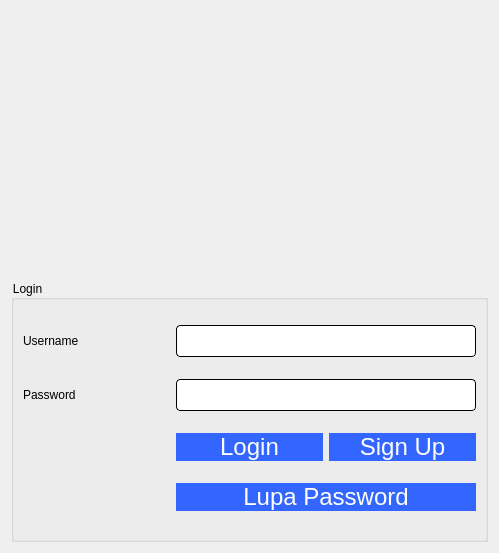
<?xml version="1.0" encoding="UTF-8"?>
<ui version="4.0">
 <class>Login</class>
 <widget class="QDialog" name="Login">
  <property name="geometry">
   <rect>
    <x>0</x>
    <y>0</y>
    <width>499</width>
    <height>553</height>
   </rect>
  </property>
  <property name="windowTitle">
   <string>Dialog</string>
  </property>
  <layout class="QVBoxLayout" name="verticalLayout">
   <item>
    <layout class="QHBoxLayout" name="horizontalLayout_2">
     <item>
      <spacer name="horizontalSpacer_3">
       <property name="orientation">
        <enum>Qt::Horizontal</enum>
       </property>
       <property name="sizeHint" stdset="0">
        <size>
         <width>138</width>
         <height>20</height>
        </size>
       </property>
      </spacer>
     </item>
     <item>
      <widget class="QLabel" name="label_5">
       <property name="text">
        <string/>
       </property>
       <property name="pixmap">
        <pixmap resource="icons.qrc">:/login-book.png</pixmap>
       </property>
      </widget>
     </item>
     <item>
      <spacer name="horizontalSpacer_4">
       <property name="orientation">
        <enum>Qt::Horizontal</enum>
       </property>
       <property name="sizeHint" stdset="0">
        <size>
         <width>128</width>
         <height>20</height>
        </size>
       </property>
      </spacer>
     </item>
    </layout>
   </item>
   <item>
    <widget class="QGroupBox" name="loginGroup">
     <property name="styleSheet">
      <string notr="true">font: 16pt &quot;Comic Sans MS&quot;;
border-color: rgb(196, 178, 255);
border-color: rgb(170, 0, 255);
color: rgb(0, 0, 0);</string>
     </property>
     <property name="title">
      <string>Login</string>
     </property>
     <layout class="QGridLayout" name="gridLayout_2">
      <item row="0" column="0">
       <widget class="QLabel" name="label_7">
        <property name="styleSheet">
         <string notr="true">font: 10pt &quot;Comic Sans MS&quot;;</string>
        </property>
        <property name="text">
         <string>Username</string>
        </property>
       </widget>
      </item>
      <item row="2" column="2">
       <widget class="QPushButton" name="signUpButton">
        <property name="styleSheet">
         <string notr="true">QPushButton{
border-radius:15px;
padding : 0 4px;
background: #3366FF;
border -radius:10px;
color: rgb(255, 255, 255);
font: 24px
}
QPushButton:hover:!pressed

{
background:#4f85e2;
}
QToolButton
{

border-radius:10px;
bacground:red;
color:red;
}

QPushButton:pressed
{
              font-size: 19px;
              transition: 0.9s; 
}</string>
        </property>
        <property name="text">
         <string>Sign Up</string>
        </property>
       </widget>
      </item>
      <item row="3" column="1" colspan="2">
       <widget class="QPushButton" name="forgetPasswdBtn">
        <property name="focusPolicy">
         <enum>Qt::ClickFocus</enum>
        </property>
        <property name="styleSheet">
         <string notr="true">QPushButton{
border-radius:15px;
padding : 0 4px;
background: #3366FF;
border -radius:10px;
color: rgb(255, 255, 255);
font: 24px
}
QPushButton:hover:!pressed

{
background:#4f85e2;
}
QToolButton
{

border-radius:10px;
bacground:red;
color:red;
}</string>
        </property>
        <property name="text">
         <string>Lupa Password</string>
        </property>
       </widget>
      </item>
      <item row="0" column="1" colspan="2">
       <widget class="QLineEdit" name="username">
        <property name="styleSheet">
         <string notr="true">QLineEdit{
	background-color: rgb(255, 255, 255);
	 border: 1px  solid;
     border-radius: 4px;
	font: 24px
}</string>
        </property>
       </widget>
      </item>
      <item row="1" column="0">
       <widget class="QLabel" name="label_6">
        <property name="styleSheet">
         <string notr="true">font: 10pt &quot;Comic Sans MS&quot;;</string>
        </property>
        <property name="text">
         <string>Password</string>
        </property>
       </widget>
      </item>
      <item row="1" column="1" colspan="2">
       <widget class="QLineEdit" name="password">
        <property name="styleSheet">
         <string notr="true">QLineEdit{
	background-color: rgb(255, 255, 255);
	 border: 1px  solid;
     border-radius: 4px;
	font:24px
}</string>
        </property>
        <property name="echoMode">
         <enum>QLineEdit::Password</enum>
        </property>
       </widget>
      </item>
      <item row="2" column="1">
       <widget class="QPushButton" name="loginButton">
        <property name="mouseTracking">
         <bool>true</bool>
        </property>
        <property name="styleSheet">
         <string notr="true">QPushButton{
border-radius:15px;
padding : 0 4px;
background: #3366FF;
border -radius:10px;
color: rgb(255, 255, 255);
font: 24px
}
QPushButton:hover:!pressed

{
background:#4f85e2;
}
QToolButton
{

border-radius:10px;
bacground:red;
color:red;
}

QPushButton:pressed
{
              font-size: 19px;
              transition: 0.9s; 
}</string>
        </property>
        <property name="text">
         <string>Login</string>
        </property>
        <property name="autoDefault">
         <bool>true</bool>
        </property>
        <property name="default">
         <bool>false</bool>
        </property>
       </widget>
      </item>
     </layout>
    </widget>
   </item>
  </layout>
 </widget>
 <resources>
  <include location="icons.qrc"/>
 </resources>
 <connections/>
</ui>
